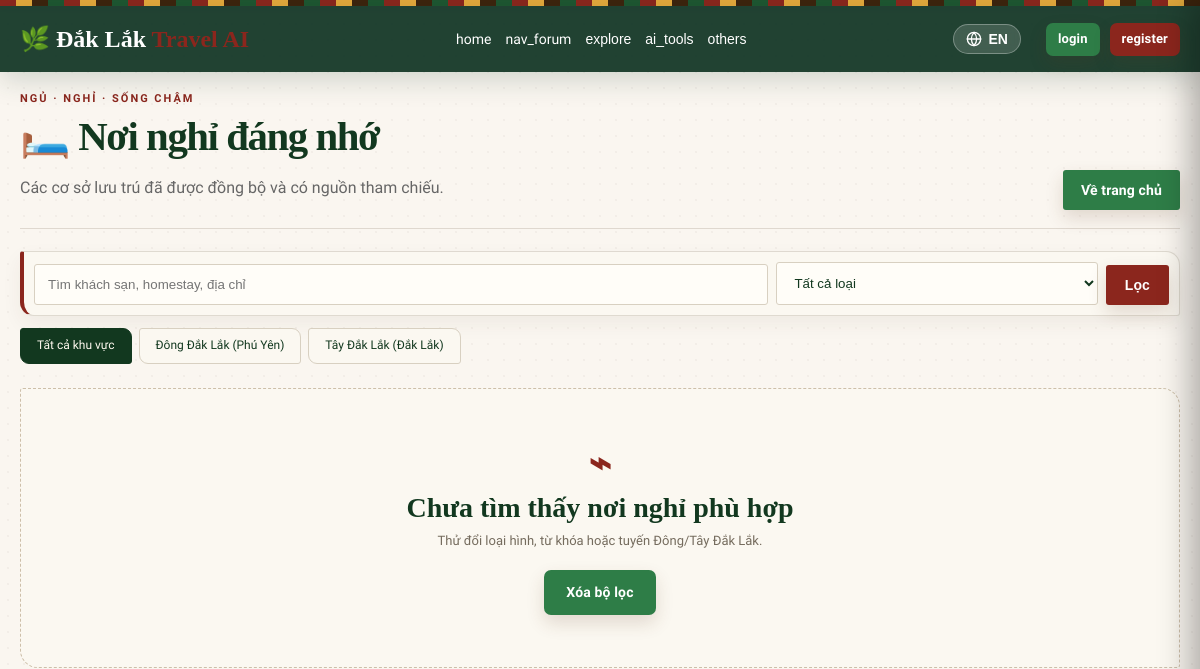
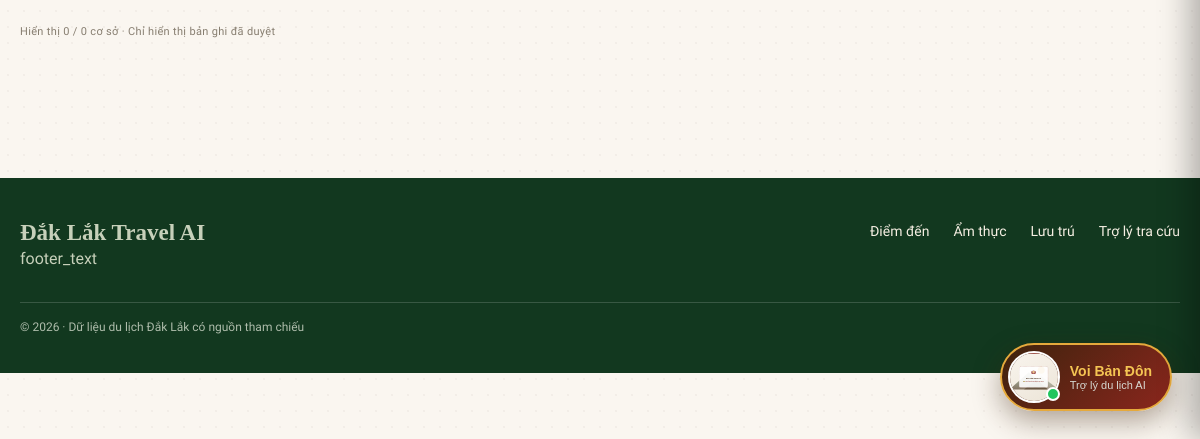
Before: /accommodations.php with the older database file (2 pictures, top to bottom).
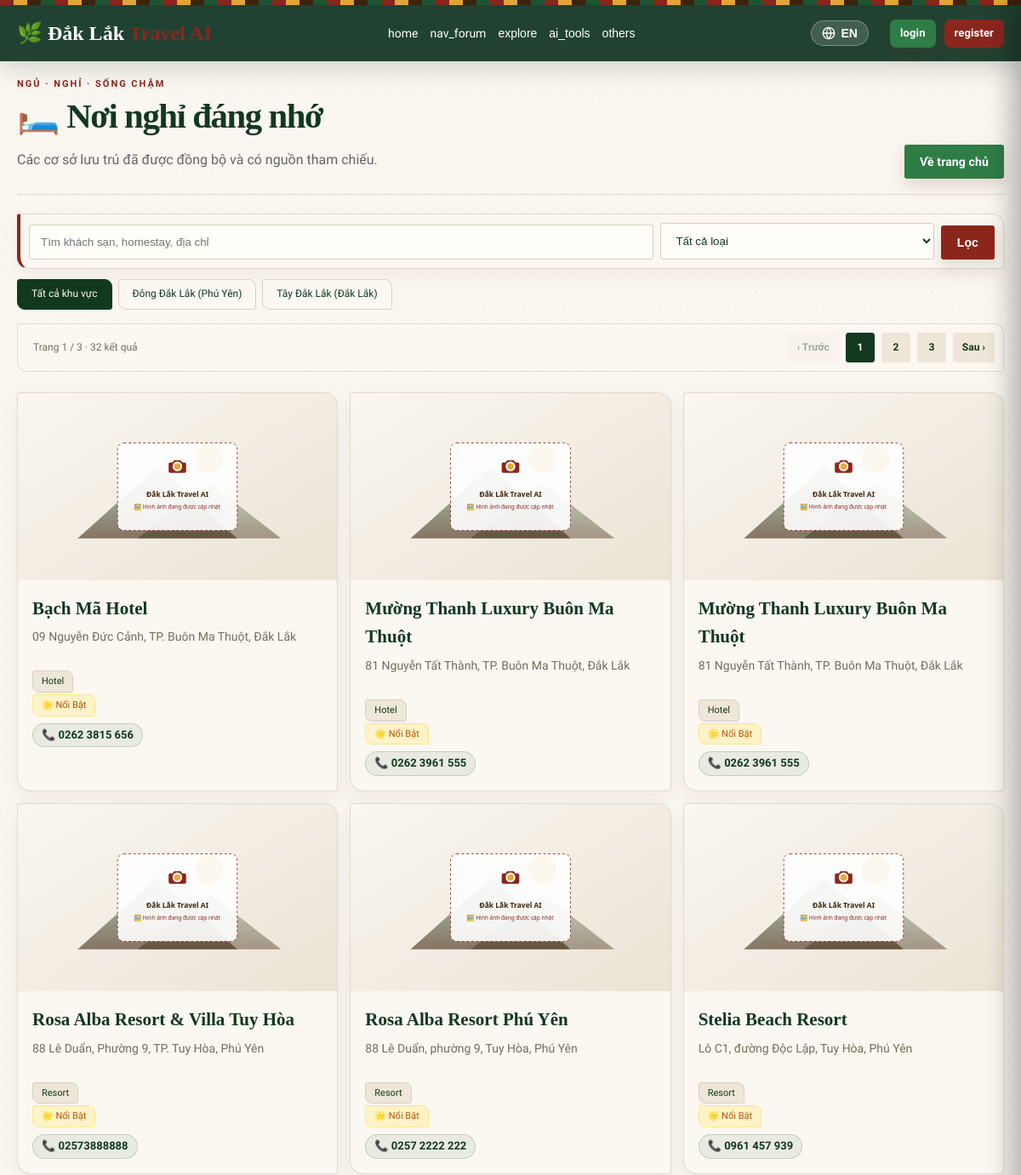
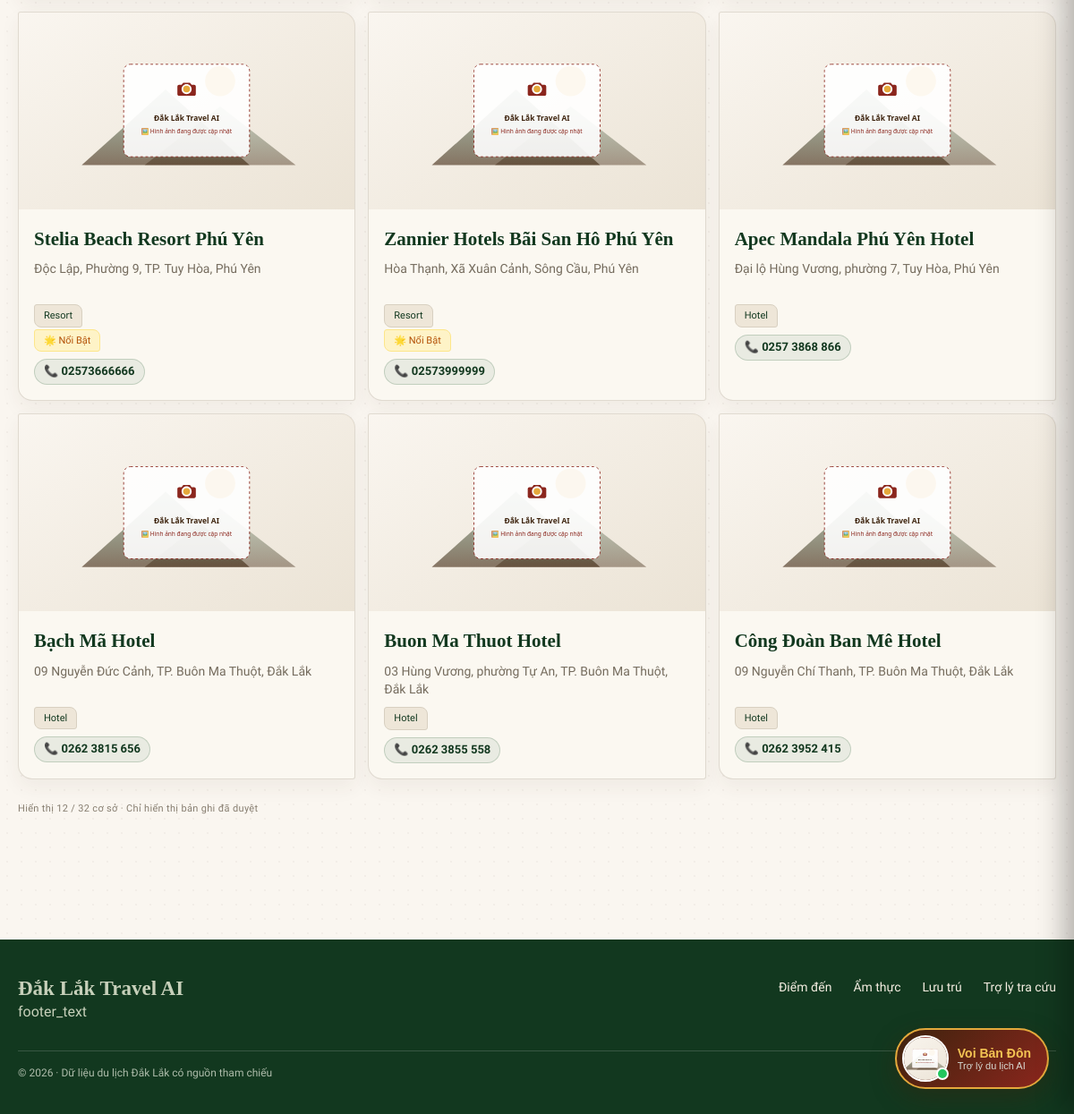
After: the same page with the newer database file (2 pictures, top to bottom).
### tables this page shows
CREATE TABLE `accommodations` (
  `id` int(11) NOT NULL,
  `destination_id` int(11) DEFAULT NULL,
  `region` enum('east','west') DEFAULT NULL,
  `accommodation_type` enum('homestay','hotel','resort') NOT NULL DEFAULT 'homestay',
  `name` varchar(200) NOT NULL,
  `name_en` varchar(255) DEFAULT NULL,
  `slug` varchar(220) NOT NULL,
  `description` text DEFAULT NULL,
  `description_en` text DEFAULT NULL,
  `address` varchar(255) DEFAULT NULL,
  `latitude` decimal(10,6) DEFAULT NULL,
  `longitude` decimal(10,6) DEFAULT NULL,
  `price_min` decimal(12,2) DEFAULT NULL,
  `price_max` decimal(12,2) DEFAULT NULL,
  `amenities` text DEFAULT NULL,
  `contact_phone` varchar(50) DEFAULT NULL,
  `image_url` varchar(500) DEFAULT NULL,
  `is_featured` tinyint(1) DEFAULT 0,
  `source_url` varchar(500) DEFAULT NULL,
  `last_verified_at` date DEFAULT NULL,
  `status` enum('draft','published') NOT NULL DEFAULT 'published',
  `created_at` timestamp NOT NULL DEFAULT current_timestamp(),
  `updated_at` timestamp NULL DEFAULT current_timestamp() ON UPDATE current_timestamp(),
  `place_id` varchar(255) DEFAULT NULL,
  `rating` decimal(2,1) DEFAULT NULL,
  `rating_count` int(11) DEFAULT NULL,
  `price_level` tinyint(4) DEFAULT NULL,
  `opening_hours` text DEFAULT NULL,
  `place_synced_at` timestamp NULL DEFAULT NULL,
  `geo_source` enum('manual','destination','geocode','place') DEFAULT NULL,
  `geocoded_at` timestamp NULL DEFAULT NULL
);

### includes/functions.php (called while the page is built, shortened)
<?php
function __(string $key): string
{
    static $langArr = null;
    if ($langArr === null) {
        $langCode = $_SESSION['lang'] ?? 'vi';
        $langFile = __DIR__ . '/lang_' . $langCode . '.php';
        if (file_exists($langFile)) {
            $langArr = require $langFile;
        } else {
            $langArr = require __DIR__ . '/lang_vi.php';
        }
    }
    return $langArr[$key] ?? $key;
}
function url(string $path): string
{
    return BASE_URL . (str_starts_with($path, '/') ? $path : '/' . $path);
}
function e(?string $str): string
{
    return htmlspecialchars($str ?? '', ENT_QUOTES, 'UTF-8');
}
function currentUser(): ?array
{
    return $_SESSION['user'] ?? null;
}

### public/accommodations.php (the view, shortened to what this page needs)
<?php
require_once __DIR__ . '/../includes/functions.php';
$db = getDB();
$keyword = trim((string)($_GET['q'] ?? ''));
$type = in_array($_GET['type'] ?? '', ['homestay', 'hotel', 'resort'], true) ? $_GET['type'] : '';
$region = in_array($_GET['region'] ?? '', ['east', 'west'], true) ? $_GET['region'] : '';
$page = max(1, (int)($_GET['page'] ?? 1)); $limit = 12;
$where = ["a.status='published'"]; $params = [];
$whereSql = implode(' AND ', $where);
$count = $db->prepare("SELECT COUNT(*) FROM accommodations a LEFT JOIN destinations d ON d.id=a.destination_id WHERE $whereSql"); $count->execute($params); $total=(int)$count->fetchColumn();
$pages=max(1,(int)ceil($total/$limit)); $page=min($page,$pages); $offset=($page-1)*$limit;
$list=$db->prepare("SELECT a.id, a.name, a.name_en, a.slug, a.accommodation_type, a.address, a.price_min, a.price_max, a.contact_phone, a.description, a.region, a.is_featured, COALESCE(a.image_url, (SELECT image_url FROM accommodation_images ai WHERE ai.accommodation_id=a.id ORDER BY ai.is_primary DESC,ai.sort_order,ai.id LIMIT 1)) AS card_image FROM accommodations a LEFT JOIN destinations d ON d.id=a.destination_id WHERE $whereSql ORDER BY a.is_featured DESC, a.name LIMIT $limit OFFSET $offset"); $list->execute($params); $stays=$list->fetchAll();
$queryParams=$_GET; unset($queryParams['page']);
include __DIR__ . '/../includes/header.php';
?><div class="catalog-page catalog-stays"><div class="section-heading-row"><div><p class="catalog-kicker">NGỦ · NGHỈ · SỐNG CHẬM</p><h1 class="section-title">🛏️ Nơi nghỉ đáng nhớ</h1><p class="section-sub">Các cơ sở lưu trú đã được đồng bộ và có nguồn tham chiếu.</p></div><a href="<?= url('/') ?>" class="btn secondary section-view-all">Về trang chủ</a></div>
<form class="catalog-filters" method="get" action="<?= url('/luu-tru') ?>"><input name="q" value="<?= e($keyword) ?>" placeholder="Tìm khách sạn, homestay, địa chỉ"><select name="type"><option value="">Tất cả loại</option></select><button class="btn" type="submit">Lọc</button></form>
<div class="pills region-pills"><a class="pill <?= $region===''?'active':'' ?>" href="<?= url('/luu-tru') . ($keyword||$type ? '?' . e(http_build_query(array_filter(['q'=>$keyword,'type'=>$type]))) : '') ?>">Tất cả khu vực</a><?php foreach(['east'=>'Đông Đắk Lắk (Phú Yên)','west'=>'Tây Đắk Lắk (Đắk Lắk)'] as $key=>$label): $p=$queryParams; $p['region']=$key; ?><a class="pill <?= $region===$key?'active':'' ?>" href="<?= url('/luu-tru') . '?' . e(http_build_query($p)) ?>"><?= $label ?></a><?php endforeach; ?></div>
<?php if ($pages > 1): ?><nav class="catalog-pagination" aria-label="Phân trang lưu trú"><span>Trang <?= $page ?> / <?= $pages ?> · <?= $total ?> kết quả</span><?php $p=$queryParams; $p['page']=max(1,$page-1); ?><a class="<?= $page<=1?'is-disabled':'' ?>" href="<?= url('/luu-tru') . '?' . e(http_build_query($p)) ?>">‹ Trước</a><?php for($i=1;$i<=$pages;$i++): $p=$queryParams; $p['page']=$i; ?><a class="<?= $i===$page?'is-current':'' ?>" href="<?= url('/luu-tru') . '?' . e(http_build_query($p)) ?>"><?= $i ?></a><?php endfor; $p=$queryParams; $p['page']=min($pages,$page+1); ?><a class="<?= $page>=$pages?'is-disabled':'' ?>" href="<?= url('/luu-tru') . '?' . e(http_build_query($p)) ?>">Sau ›</a></nav><?php endif; ?>
<div class="grid catalog-grid"><?php if (!$stays): ?><div class="catalog-empty"><span class="catalog-empty-mark">⌁</span><h2>Chưa tìm thấy nơi nghỉ phù hợp</h2><p>Thử đổi loại hình, từ khóa hoặc tuyến Đông/Tây Đắk Lắk.</p><a class="btn secondary" href="<?= url('/luu-tru') ?>">Xóa bộ lọc</a></div><?php endif; ?><?php foreach ($stays as $stay): ?><article class="card catalog-card"><div class="card-img"><?php if (!empty($stay['card_image'])): ?><img src="<?= url($stay['card_image']) ?>" alt="<?= e($stay['name']) ?>" loading="lazy" style="width:100%;height:100%;object-fit:cover" onerror="this.onerror=null;this.src='<?= url('/assets/images/placeholder.svg') ?>';"><?php else: ?><span class="catalog-no-image">🛏️</span><?php endif; ?></div><div class="card-body"><h3><?= e($stay['name']) ?></h3><p><?= e($stay['address'] ?? 'Đắk Lắk') ?></p><span class="badge"><?= e($stay['accommodation_type']) ?></span><?php if (!empty($stay['is_featured'])): ?><span class="badge" style="background:#fef3c7; color:#b45309; border:1px solid #fde68a;">🌟 Nổi bật</span><?php endif; ?><?php if (!empty($stay['price_min'])): ?><span class="catalog-price">Từ <?= number_format((float)$stay['price_min'], 0, ',', '.') ?>đ</span><?php endif; ?><?php if (!empty($stay['contact_phone'])): ?><a href="tel:<?= e($stay['contact_phone']) ?>" class="stay-phone-link" onclick="event.stopPropagation();">📞 <?= e($stay['contact_phone']) ?></a><?php endif; ?></div></article><?php endforeach; ?></div><p class="catalog-footer-note">Hiển thị <?= count($stays) ?> / <?= $total ?> cơ sở · Chỉ hiển thị bản ghi đã duyệt</p></div>
<?php include __DIR__ . '/../includes/footer.php'; ?>

### includes/header.php (shortened to what this page needs)
<!DOCTYPE html>
<html lang="vi">
<head>
<link rel="stylesheet" href="<?= url('/assets/css/style.css?v=' . time()) ?>">
</head>
<body>
<div class="top-brocade-stripe"></div>
<header class="site-header">
  <div class="container header-inner">
    <a href="<?= url('/public/index.php') ?>" class="logo">🌿 Đắk Lắk <span>Travel AI</span></a>
    <nav class="main-nav">
      <a href="<?= url('/public/index.php') ?>"><?= __('home') ?></a>
      <a href="<?= url('/public/forum.php') ?>"><?= __('nav_forum') ?></a>
      <div class="nav-dropdown">
        <button class="dropbtn"><?= __('explore') ?></button>
      </div>
      <div class="nav-dropdown">
        <button class="dropbtn"><?= __('ai_tools') ?></button>
      </div>
      <div class="nav-dropdown">
        <button class="dropbtn"><?= __('others') ?></button>
      </div>
    </nav>
    <div class="auth-area">
      <?php $currentLang = $_SESSION['lang'] ?? 'vi'; ?>
      <button type="button" data-lang-url="<?= url('/public/change_lang.php?lang=' . ($currentLang === 'vi' ? 'en' : 'vi')) ?>" class="lang-toggle" title="<?= $currentLang === 'vi' ? 'English' : 'Tiếng Việt' ?>" style="display:flex; align-items:center; gap:6px; cursor:pointer; color:inherit; margin-right:15px; font-weight:600; font-size:14px; padding:6px 12px; border-radius:20px; background:rgba(255,255,255,0.15); border:1px solid rgba(255,255,255,0.3); transition:all 0.3s ease; backdrop-filter:blur(5px);">
          <span><?= $currentLang === 'vi' ? 'EN' : 'VI' ?></span>
      </button>
      <?php $__u = currentUser(); ?>
      <?php if ($__u): ?>
        <span class="auth-greeting" style="display:flex; align-items:center; gap:8px;">
            <?php if (!empty($__u['avatar'])): ?>
                <img src="<?= e(get_avatar($__u['avatar'])) ?>" alt="Avatar" style="width:28px; height:28px; border-radius:50%; object-fit:cover; border:1px solid rgba(255,255,255,0.3);">
            <?php else: ?>
                <img src="<?= e(get_avatar(null)) ?>" alt="Avatar" style="width:28px; height:28px; border-radius:50%; object-fit:cover; border:1px solid rgba(255,255,255,0.3);">
            <?php endif; ?>
            <?= __('hello') ?>, <a href="<?= url('/public/profile.php') ?>" style="color:#fde68a;text-decoration:none;border-bottom:1px dashed #fde68a;" title="Profile"><strong><?= e($__u['full_name']) ?></strong></a>
        </span>
        <?php if ($__u['role'] === 'admin'): ?>
          <a href="<?= url('/admin/index.php') ?>" class="btn secondary"><?= __('admin') ?></a>
        <?php endif; ?>
        <a href="<?= url('/public/logout.php') ?>" class="btn secondary"><?= __('logout') ?></a>
      <?php else: ?>
        <a href="<?= url('/public/login.php') ?>" class="btn secondary"><?= __('login') ?></a>
        <a href="<?= url('/public/register.php') ?>" class="btn"><?= __('register') ?></a>
      <?php endif; ?>
    </div>
  </div>
</header>
<main id="main-content" class="container main-content">

### includes/footer.php (shortened to what this page needs)
</main>
<footer class="site-footer">
  <div class="container">
    <div class="footer-grid">
      <div><p class="footer-kicker">Đắk Lắk Travel AI</p><p><?= __('footer_text') ?></p></div>
      <nav aria-label="Liên kết nhanh" class="footer-links"><a href="<?= url('/diem-den') ?>">Điểm đến</a><a href="<?= url('/am-thuc') ?>">Ẩm thực</a><a href="<?= url('/luu-tru') ?>">Lưu trú</a><a href="<?= url('/public/chatbot.php') ?>">Trợ lý tra cứu</a></nav>
    </div>
    <p class="footer-copy">© <?= date('Y') ?> · Dữ liệu du lịch Đắk Lắk có nguồn tham chiếu</p>
  </div>
</footer>
<div id="voi-chatbot-widget" class="voi-chatbot-widget">
  <button id="voi-chatbot-toggle" class="voi-chatbot-toggle" type="button" aria-label="Trợ lý Voi Bản Đôn">
    <div class="voi-avatar-badge">
      <img src="<?= url('/assets/images/voi_ban_don_avatar.png') ?>" alt="Voi Bản Đôn Avatar" width="56" height="56">
      <span class="voi-online-dot"></span>
    </div>
    <div class="voi-toggle-tooltip">
      <strong>Voi Bản Đôn</strong>
      <small>Trợ lý du lịch AI</small>
    </div>
  </button>
</div>
</body>
</html>

Changed rows visible on the page:
added accommodations: name "Bạch Mã Hotel", address "09 Nguyễn Đức Cảnh, TP. Buôn Ma Thuột, Đắk Lắk", accommodation_type "Hotel", is_featured "🌟 Nổi Bật", contact_phone "0262 3815 656"
added accommodations: name "Mường Thanh Luxury Buôn Ma Thuột", address "81 Nguyễn Tất Thành, TP. Buôn Ma Thuột, Đắk Lắk", accommodation_type "Hotel", is_featured "🌟 Nổi Bật", contact_phone "0262 3961 555"
added accommodations: name "Mường Thanh Luxury Buôn Ma Thuột", address "81 Nguyễn Tất Thành, TP. Buôn Ma Thuột, Đắk Lắk", accommodation_type "Hotel", is_featured "🌟 Nổi Bật", contact_phone "0262 3961 555"
added accommodations: name "Rosa Alba Resort & Villa Tuy Hòa", address "88 Lê Duẩn, Phường 9, TP. Tuy Hòa, Phú Yên", accommodation_type "Resort", is_featured "🌟 Nổi Bật", contact_phone "02573888888"
added accommodations: name "Rosa Alba Resort Phú Yên", address "88 Lê Duẩn, phường 9, Tuy Hòa, Phú Yên", accommodation_type "Resort", is_featured "🌟 Nổi Bật", contact_phone "0257 2222 222"
added accommodations: name "Stelia Beach Resort", address "Lô C1, đường Độc Lập, Tuy Hòa, Phú Yên", accommodation_type "Resort", is_featured "🌟 Nổi Bật", contact_phone "0961 457 939"
added accommodations: name "Stelia Beach Resort Phú Yên", address "Độc Lập, Phường 9, TP. Tuy Hòa, Phú Yên", accommodation_type "Resort", is_featured "🌟 Nổi Bật", contact_phone "02573666666"
added accommodations: name "Zannier Hotels Bãi San Hô Phú Yên", address "Hòa Thạnh, Xã Xuân Cảnh, Sông Cầu, Phú Yên", accommodation_type "Resort", is_featured "🌟 Nổi Bật", contact_phone "02573999999"
added accommodations: name "Apec Mandala Phú Yên Hotel", address "Đại lộ Hùng Vương, phường 7, Tuy Hòa, Phú Yên", accommodation_type "Hotel", contact_phone "0257 3868 866"
added accommodations: name "Bạch Mã Hotel", address "09 Nguyễn Đức Cảnh, TP. Buôn Ma Thuột, Đắk Lắk", accommodation_type "Hotel", contact_phone "0262 3815 656"
added accommodations: name "Buon Ma Thuot Hotel", address "03 Hùng Vương, phường Tự An, TP. Buôn Ma Thuột, Đắk Lắk", accommodation_type "Hotel", contact_phone "0262 3855 558"
added accommodations: name "Công Đoàn Ban Mê Hotel", address "09 Nguyễn Chí Thanh, TP. Buôn Ma Thuột, Đắk Lắk", accommodation_type "Hotel", contact_phone "0262 3952 415"
Other visible differences:
$page: (not shown) → "1"
$pages: (not shown) → "3"
$total: (not shown) → "32"
count($stays): "0" → "12"
$total: "0" → "32"
text no longer shown: "⌁ Chưa tìm thấy nơi nghỉ phù hợp Thử đổi loại hình, từ khóa hoặc tuyến Đông/Tây Đắk Lắk. Xóa bộ lọc"
text now shown: "Trang / · kết quả ‹ Trước Sau ›"
new list line: "1"
new list line: "2"
new list line: "3"
